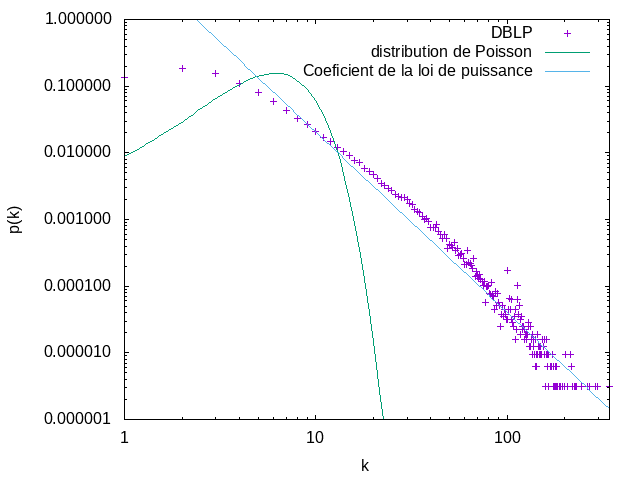

Reproduce this figure in gnuplot.
set terminal png
set xlabel 'k'
set ylabel 'p(k)'
set output "all_in_one.png"

set logscale xy
set yrange [1e-6:1]

# POISSON

lambda = 6.622
poisson(x) = lambda ** x * exp(-lambda)/gamma(x+1)

f(x) = lc - gamma * x
fit f(x) 'all_in_one' using (log($1)):(log($2)) via lc, gamma

# lc    = 2.34298       +/- 0.1971      (8.414%)
# gamma = 2.70556       +/- 0.04438     (1.64%)

c = exp(lc)

power (x) = c * x ** (-gamma)

plot 'all_in_one' title 'DBLP', \
    poisson(x) title 'distribution de Poisson', \
    power(x) title 'Coeficient de la loi de puissance'
